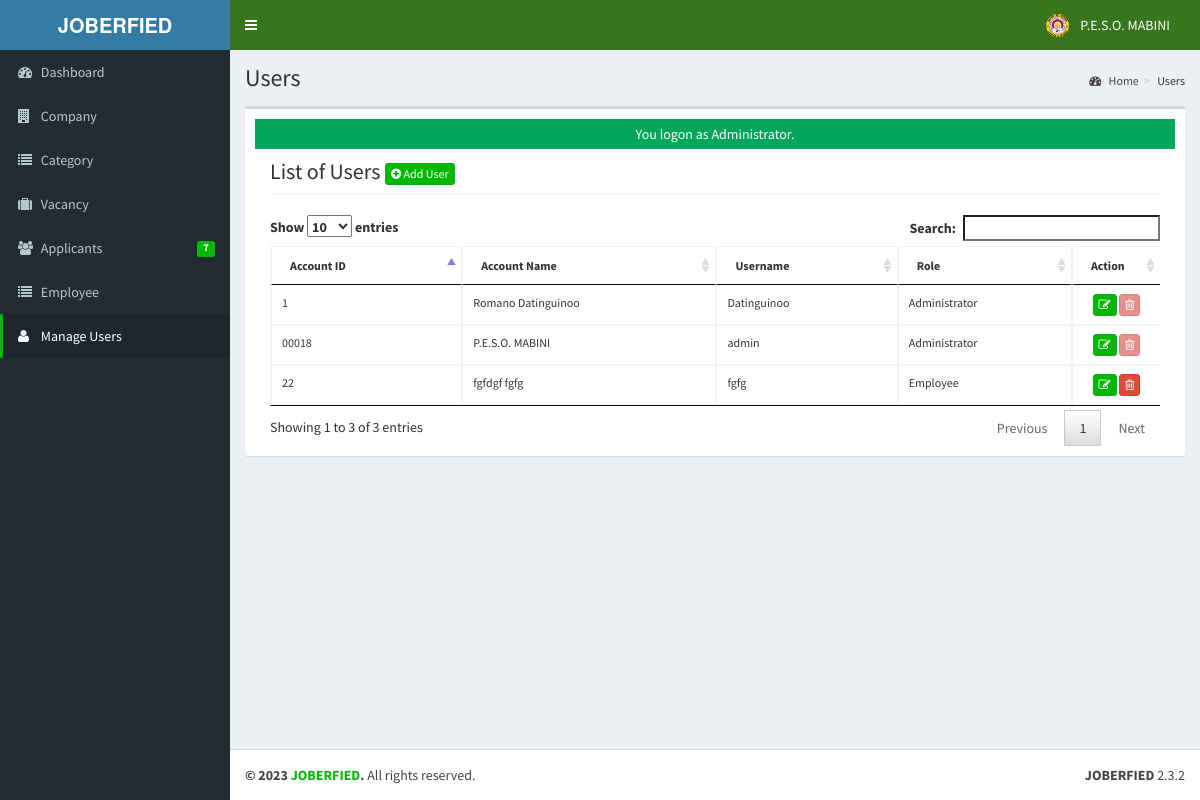
/admin/user/index.php (signed in), run on the app's committed database.
### tables this page shows
CREATE TABLE `tblusers` (
  `USERID` varchar(30) NOT NULL,
  `FULLNAME` varchar(40) NOT NULL,
  `USERNAME` varchar(90) NOT NULL,
  `PASS` varchar(90) NOT NULL,
  `ROLE` varchar(30) NOT NULL,
  `PICLOCATION` varchar(255) NOT NULL
);

### admin/user/index.php (called while the page is built, shortened)
<?php
require_once("../../include/initialize.php");
 $title="Users";
require_once ("../theme/templates.php");
?>

### include/database.php (called while the page is built, shortened)
<?php
class Database {
	var $sql_string = '';
	private $conn;
	public function open_connection() {
		$this->conn = mysqli_connect(server,user,pass);
		if(!$this->conn){
			echo "Problem in database connection! Contact administrator!";
			exit();
		}else{
			$db_select = mysqli_select_db($this->conn,database_name);
		}
	}
	function setQuery($sql='') {
		$this->sql_string=$sql;
	}
	function executeQuery() {
		$result = mysqli_query($this->conn,$this->sql_string);
		return $result;
	}
	private function confirm_query($result) {
		return $result;
	}
	function loadResultList( $key='' ) {
		$cur = $this->executeQuery();
		$array = array();
		while ($row = mysqli_fetch_object($cur)) {
			if ($key) {
				$array[$row->$key] = $row;
			} else {
				$array[] = $row;
			}
		}
		return $array;
	}
	function loadSingleResult() {
		$cur = $this->executeQuery();
		while ($row = mysqli_fetch_object($cur)) {
		return $data = $row;
		}
	}
}
$mydb = new Database();
?>

### include/accounts.php (called while the page is built, shortened)
<?php
require_once(LIB_PATH.DS.'database.php');
class User {
	protected static  $tblname = "tblusers";
	function single_user($id=""){
			global $mydb;
			$mydb->setQuery("SELECT * FROM ".self::$tblname."
				Where USERID= '{$id}' LIMIT 1");
			$cur = $mydb->loadSingleResult();
			return $cur;
	}
}
?>

### include/function.php (called while the page is built, shortened)
<?php
function currentpage(){
		$this_page = $_SERVER['SCRIPT_NAME'];
	    $bits = explode('/',$this_page);
		 return $bits[3];
	}
		?>

### admin/user/list.php (the view, shortened to what this page needs)
    	 <div class="col-lg-12">
         <h1 class="page-header">List of Users  <a href="index.php?view=add" class="btn btn-primary btn-xs  ">  <i class="fa fa-plus-circle fw-fa"></i> Add User</a>  </h1>
    		</div>
		 	<div class="col-lg-12">
	<div class="table-responsive">
	<table id="dash-table" class="table  table-bordered table-hover table-responsive" style="font-size:12px;" cellspacing="0">
	  <thead>
	  	<tr>
	  		<th>Account ID</th>
	  		<th> Account Name</th>
	  		<th>Username</th>
	  		<th>Role</th>
	  		<th width="10%" >Action</th>
	  	</tr>
	  </thead>
	  <tbody>
	  	<?php
	  		$mydb->setQuery("SELECT *
								FROM  `tblusers`");
	  		$cur = $mydb->loadResultList();
			foreach ($cur as $result) {
	  		echo '<tr>';
	  		echo '<td>' . $result->USERID.'</a></td>';
	  		echo '<td>' . $result->FULLNAME.'</a></td>';
	  		echo '<td>'. $result->USERNAME.'</td>';
	  		echo '<td>'. $result->ROLE.'</td>';
	  		If($result->USERID==$_SESSION['ADMIN_USERID'] || $result->ROLE=='MainAdministrator' || $result->ROLE=='Administrator') {
	  			$active = "Disabled";
	  		}else{
	  			$active = "";
	  		}
	  		echo '<td align="center" > <a title="Edit" href="index.php?view=edit&id='.$result->USERID.'"  class="btn btn-primary btn-xs  ">  <span class="fa fa-edit fw-fa"></span></a>
	  					 <a title="Delete" href="controller.php?action=delete&id='.$result->USERID.'" class="btn btn-danger btn-xs" '.$active.'><span class="fa fa-trash-o fw-fa"></span> </a>
	  					 </td>';
	  		echo '</tr>';
	  	}
	  	?>
	  </tbody>
	</table>
</div>
</div>

### admin/theme/templates.php (shortened to what this page needs)
<!DOCTYPE html>
<html>
    <head>
        <link rel="stylesheet" href="<?php echo web_root;?>bootstrap/css/bootstrap.min.css">
        <link rel="stylesheet" href="<?php echo web_root;?>plugins/font-awesome/css/font-awesome.min.css">
        <link rel="stylesheet" href="<?php echo web_root;?>dist/css/AdminLTE.min.css">
        <link rel="stylesheet" href="<?php echo web_root;?>dist/css/skins/_all-skins.min.css">
        <link rel="stylesheet" href="<?php echo web_root;?>plugins/iCheck/flat/blue.css">
        <link rel="stylesheet" href="<?php echo web_root;?>plugins/morris/morris.css">
        <link rel="stylesheet" href="<?php echo web_root;?>plugins/jvectormap/jquery-jvectormap-1.2.2.css">
        <link href="<?php echo web_root; ?>plugins/datepicker/bootstrap-datetimepicker.min.css" rel="stylesheet" media="screen">
        <link rel="stylesheet" href="<?php echo web_root;?>plugins/dataTables/jquery.dataTables.min.css">
        <link rel="stylesheet" href="<?php echo web_root;?>plugins/bootstrap-wysihtml5/bootstrap3-wysihtml5.min.css">
    </head>
 <body class="hold-transition skin-blue fixed sidebar-mini">
<div class="wrapper">
  <header class="main-header">
    <a href="<?php echo web_root;?>/admin/" class="logo">
      <span class="logo-lg"><b>JOBERFIED</b></span>
    </a>
    <nav class="navbar navbar-static-top" role="navigation">
      <a href="#" class="sidebar-toggle" data-toggle="offcanvas" role="button">
      </a>
      <div class="navbar-custom-menu">
        <ul class="nav navbar-nav">
          <?php
              $user = New User();
              $singleuser = $user->single_user($_SESSION['ADMIN_USERID']);
          ?>
          <li class="dropdown user user-menu" style="padding-right: 15px;"  >
            <a href="#" class="dropdown-toggle" data-toggle="dropdown">
            <?php
                if (!empty($singleuser->PICLOCATION)) {
                    echo '<img data-target="#menuModal" data-toggle="modal" src="' . web_root . 'admin/user/' . $singleuser->PICLOCATION . '" class="user-image" alt="User Image" />';
                } else {
                    echo '<img data-target="#menuModal" data-toggle="modal" src="' . web_root . 'theme/img/peso_logo.png" class="user-image" alt="User Image" />';
                }
                ?>
              <span class="hidden-xs"><?php echo $singleuser->FULLNAME; ?></span>
            </a>
          </li>
        </ul>
      </div>
    </nav>
  </header>
  <aside class="main-sidebar">
    <section class="sidebar">
      <ul class="sidebar-menu">
        <li  class="<?php echo (currentpage() == 'index.php') ? "active" : false;?>" >
          <a href="<?php echo web_root ;?>admin/">
            <i class="fa fa-dashboard"></i> <span>Dashboard</span>
          </a>
        </li>
        <li class="<?php echo (currentpage() == 'company') ? "active" : false;?>" >
          <a href="<?php echo web_root ;?>admin/company/">
            <i class="fa fa-building"></i> <span>Company</span>
          </a>
        </li>
        <li class="<?php echo (currentpage() == 'category') ? "active" : false;?>" >
          <a href="<?php echo web_root ;?>admin/category/">
            <i class="fa fa-list"></i> <span>Category</span>
          </a>
        </li>
        <li class="<?php echo (currentpage() == 'vacancy') ? "active" : false;?>" >
          <a href="<?php echo web_root ;?>admin/vacancy/">
            <i class="fa fa-suitcase"></i> <span>Vacancy</span>
          </a>
        </li>
        <li class="<?php echo (currentpage() == 'applicants') ? "active" : false;?>" >
          <a href="<?php echo web_root ;?>admin/applicants/">
            <i class="fa fa-users"></i> <span>Applicants</span>
            <span class="label label-primary pull-right">
              <?php
                $sql = "SELECT count(*) as 'APPL' FROM `tbljobregistration` WHERE `PENDINGAPPLICATION`=1";
                $mydb->setQuery($sql);
                $pending = $mydb->loadSingleResult();
                echo $pending->APPL;
              ?>
            </span>
          </a>
        </li>
        <li class="<?php echo (currentpage() == 'employee') ? "active" : false;?>" >
          <a href="<?php echo web_root ;?>admin/employee/">
            <i class="fa fa-list"></i> <span>Employee</span>
          </a>
        </li>
         <li class="<?php echo (currentpage() == 'user') ? "active" : false;?>">
          <a href="<?php echo web_root; ?>admin/user/">
            <i class="fa fa-user"></i> <span>Manage Users</span>
          </a>
        </li>
      </ul>
    </section>
  </aside>
  <div class="content-wrapper">
  <section class="content-header">
      <h1>
        <?php echo isset($title) ? $title : ''; ?>
      </h1>
      <ol class="breadcrumb">
        <?php
          if ($title!='Home') {
            $active_title = '';
            if (isset($_GET['view'])) {
              $active_title = '<li class='.$active_title.'><a href="index.php">'.$title.'</a></li>';
            }else{
              $active_title = '<li class='.$active_title.'>'.$title.'</li>';
            }
            echo '<li><a href='.web_root.'admin/><i class="fa fa-dashboard"></i> Home</a></li>';
            echo  $active_title;
          }
        ?>
      </ol>
    </section>
         <section class="content">
          <div class="row">
            <div class="col-xs-12">
              <div class="box">
                <div class="box-body">
              <?php
               check_message();
               require_once $content;
               ?>
             </div>
             </div>
           </div>
         </div>
         </section>
 </div>
  <footer class="main-footer">
    <div class="pull-right hidden-xs">
      <b>JOBERFIED</b> 2.3.2
    </div>
    <strong> &copy; 2023 <a href="#">JOBERFIED</a>.</strong> All rights
    reserved.
  </footer>
    </body>
</html>

### include/session.php (shortened to what this page needs)
		<?php
	function check_message(){
		if(isset($_SESSION['message'])){
			if(isset($_SESSION['msgtype'])){
				if ($_SESSION['msgtype']=="info"){
	 				echo  '<div class="alert-info" style="height:30px;text-align:center;padding:5px">'. $_SESSION['message'] . '</div>';
				}elseif($_SESSION['msgtype']=="error"){
					echo  '<div class="alert alert-danger" style="height:30px;text-align:center;padding:5px">' . $_SESSION['message'] . '</div>';
				}elseif($_SESSION['msgtype']=="success"){
					echo  '<div class="alert-success" style="height:30px;text-align:center;padding:5px">' . $_SESSION['message'] . '</div>';
				}
	   		}
		}
	}
?>

### data on the page
tblusers: PICLOCATION (picture), FULLNAME "P.E.S.O. MABINI", USERID "00018", USERNAME "admin", ROLE "Administrator"
tblusers: USERID "1", FULLNAME "Romano Datinguinoo", USERNAME "Datinguinoo", ROLE "Administrator"
tblusers: USERID "22", FULLNAME "fgfdgf fgfg", USERNAME "fgfg", ROLE "Employee"

### other printed values
$pending->APPL "7"
$title "Users"
$_SESSION['message'] "You logon as Administrator."
